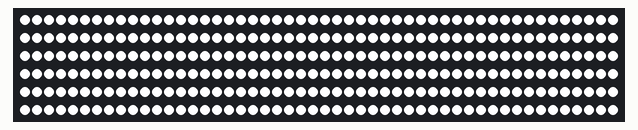
The sketch below on a simulated Arduino Uno, built with avr-gcc and run on an emulated ATmega328P. Parts: 300 RGB LEDs in strip order, left to right, continuing on the next row. Dim RGB values are drawn brighter than linear.

Above: at 3.16 s.
At 9.92 s:
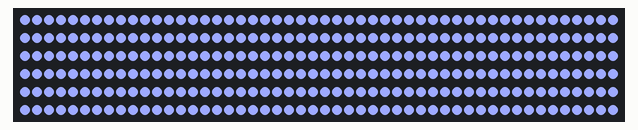
At 13.36 s:
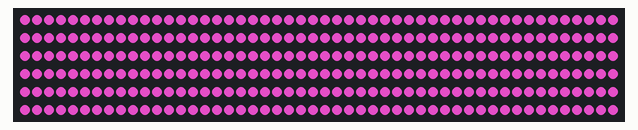
At 20.95 s:
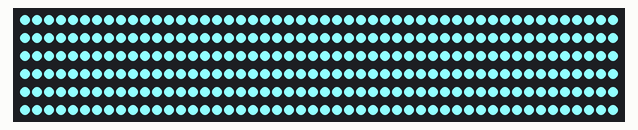
At 31.25 s:
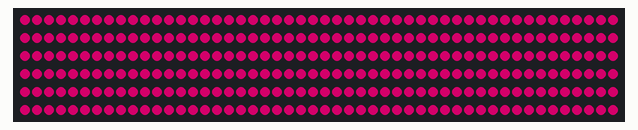
At 39.28 s:
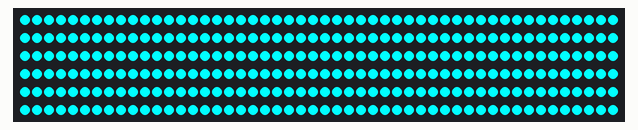

The sketch:

RGBstripBatDragon2.ino.ino
```cpp
#include <FastLED.h>

#define LED_PIN         3   // Use pin 3 for data
#define NUM_LEDS        300
#define LED_TYPE        WS2812B
#define COLOR_ORDER     GRB
#define BRIGHTNESS      255  // Set maximum brightness (0 to 255)
#define FRAMES_PER_SECOND  120
#define FADE_TIME_MS    4000  // Fade time in milliseconds

CRGB leds[NUM_LEDS];

void setup() {
  delay(3000); // Delay for 3 seconds before starting the animation
  FastLED.addLeds<LED_TYPE, LED_PIN, COLOR_ORDER>(leds, NUM_LEDS).setCorrection(TypicalLEDStrip);
  FastLED.setBrightness(BRIGHTNESS);
}

void loop() {
  fadeToColor(CRGB::White, CRGB::Cyan, FADE_TIME_MS);         // Fade from White to Cyan
  fadeToColor(CRGB::Cyan, CRGB(230, 130, 255), FADE_TIME_MS);  // Fade from Cyan to Lavender
  fadeToColor(CRGB(230, 130, 255), CRGB(128, 0, 64), FADE_TIME_MS);  // Fade from Lavender to Dark Pink
  fadeToColor(CRGB(128, 0, 64), CRGB::White, FADE_TIME_MS);  // Fade from Dark Pink to White
}

void fadeToColor(CRGB fromColor, CRGB toColor, uint16_t fadeTime) {
  uint32_t startTime = millis();
  uint32_t endTime = startTime + fadeTime;

  while (millis() < endTime) {
    float progress = (float)(millis() - startTime) / (float)fadeTime;

    CRGB targetColor;
    targetColor.red = fromColor.red + (toColor.red - fromColor.red) * progress;
    targetColor.green = fromColor.green + (toColor.green - fromColor.green) * progress;
    targetColor.blue = fromColor.blue + (toColor.blue - fromColor.blue) * progress;

    for (uint16_t i = 0; i < NUM_LEDS; i++) {
      leds[i] = targetColor;
    }

    FastLED.show();
    delay(1000 / FRAMES_PER_SECOND);
  }
}
```
